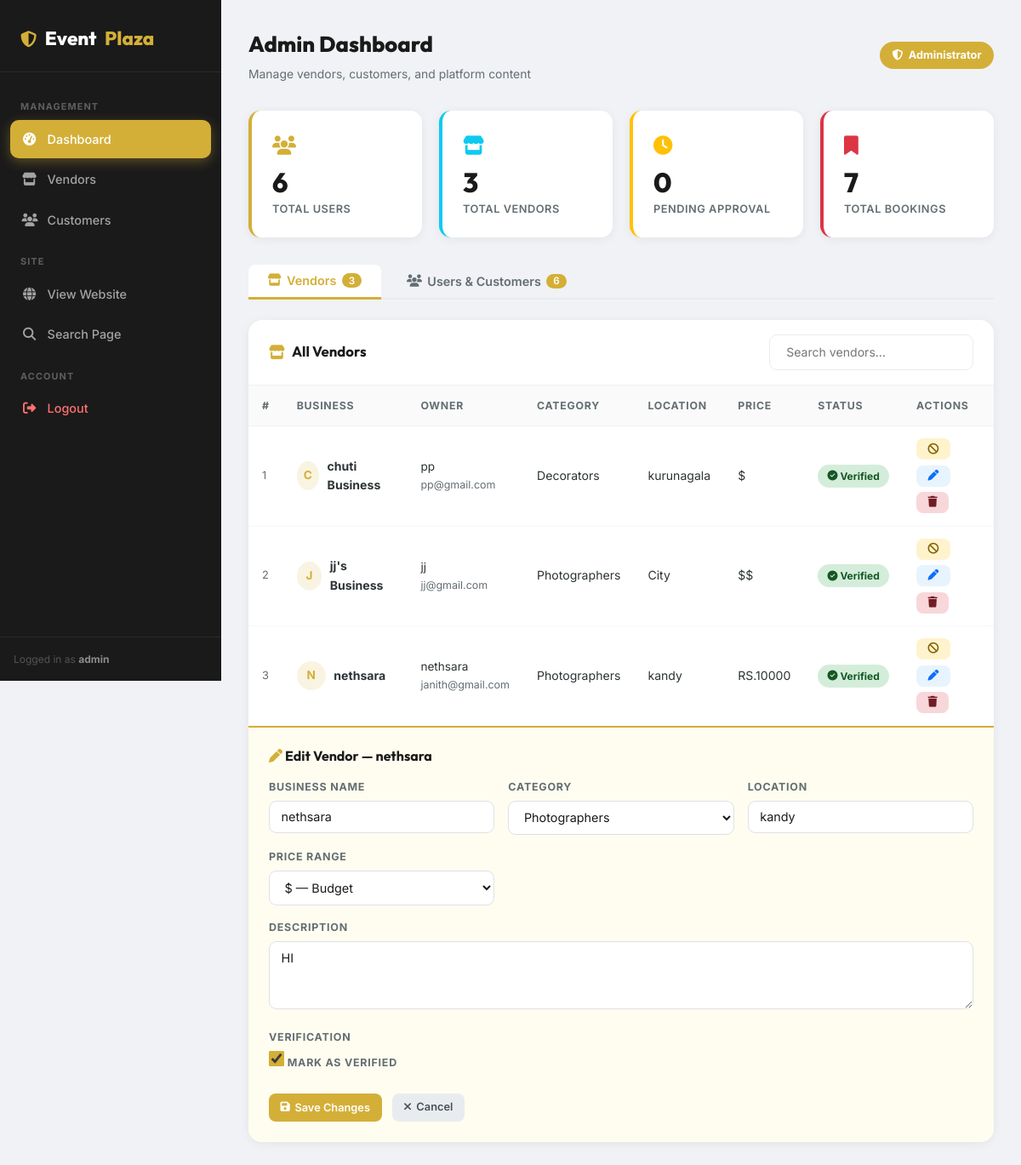
Screenshot of /admin/dashboard.php?edit_vendor=1 (signed in) with the database file from the repository.
### tables this page shows
CREATE TABLE `vendors` (
  `id` int(11) NOT NULL,
  `user_id` int(11) NOT NULL,
  `category_id` int(11) NOT NULL,
  `business_name` varchar(100) NOT NULL,
  `description` text DEFAULT NULL,
  `price_range` varchar(50) DEFAULT NULL,
  `location` varchar(100) DEFAULT NULL,
  `profile_image` varchar(255) DEFAULT NULL,
  `is_verified` tinyint(1) DEFAULT 0,
  `availability_calendar` text DEFAULT NULL,
  `created_at` timestamp NOT NULL DEFAULT current_timestamp(),
  `phone` varchar(30) DEFAULT NULL,
  `website` varchar(255) DEFAULT NULL,
  `facebook` varchar(255) DEFAULT NULL,
  `instagram` varchar(255) DEFAULT NULL,
  `whatsapp` varchar(30) DEFAULT NULL,
  `years_exp` int(11) DEFAULT NULL,
  `events_done` int(11) DEFAULT NULL
);

CREATE TABLE `users` (
  `id` int(11) NOT NULL,
  `username` varchar(50) NOT NULL,
  `email` varchar(100) NOT NULL,
  `password` varchar(255) NOT NULL,
  `role` enum('admin','vendor','customer') NOT NULL,
  `created_at` timestamp NOT NULL DEFAULT current_timestamp()
);

CREATE TABLE `categories` (
  `id` int(11) NOT NULL,
  `name` varchar(100) NOT NULL,
  `image` varchar(255) DEFAULT NULL,
  `description` text DEFAULT NULL
);

### admin/dashboard.php (the view, shortened to what this page needs)
<?php
include '../includes/db.php';
$total_users    = $pdo->query("SELECT COUNT(*) FROM users")->fetchColumn();
$total_vendors  = $pdo->query("SELECT COUNT(*) FROM vendors")->fetchColumn();
$total_bookings = $pdo->query("SELECT COUNT(*) FROM bookings")->fetchColumn();
$pending_count  = $pdo->query("SELECT COUNT(*) FROM vendors WHERE is_verified = 0")->fetchColumn();
$cats = $pdo->query("SELECT * FROM categories ORDER BY name")->fetchAll();
$all_vendors = $pdo->query("
    SELECT v.*, c.name AS cat_name, u.email AS owner_email, u.username AS owner_username
    FROM vendors v
    JOIN categories c ON v.category_id = c.id
    JOIN users u ON v.user_id = u.id
    ORDER BY v.created_at DESC
")->fetchAll();
$all_users = $pdo->query("
    SELECT * FROM users ORDER BY created_at DESC
")->fetchAll();
$edit_vendor_id = isset($_GET['edit_vendor']) ? (int)$_GET['edit_vendor'] : 0;
?>
<!DOCTYPE html>
<html lang="en">
<head>
    <link rel="stylesheet" href="https://cdnjs.cloudflare.com/ajax/libs/font-awesome/6.4.0/css/all.min.css">
    <link rel="stylesheet" href="../assets/css/style.css">
</head>
<body>
<div class="adm-wrap">
    <aside class="adm-sidebar">
        <div class="adm-sidebar-logo">
            <i class="fas fa-shield-alt"></i>
            Event<span>Plaza</span>
        </div>
        <nav class="adm-nav">
            <div class="adm-nav-label">Management</div>
            <a href="dashboard.php" class="active"><i class="fas fa-tachometer-alt"></i> Dashboard</a>
            <a href="#vendors-tab" onclick="switchTab('vendors')"><i class="fas fa-store"></i> Vendors</a>
            <a href="#users-tab" onclick="switchTab('users')"><i class="fas fa-users"></i> Customers</a>
            <div class="adm-nav-label">Site</div>
            <a href="../index.php" target="_blank"><i class="fas fa-globe"></i> View Website</a>
            <a href="../search.php" target="_blank"><i class="fas fa-search"></i> Search Page</a>
            <div class="adm-nav-label">Account</div>
            <a href="../logout.php" class="danger"><i class="fas fa-sign-out-alt"></i> Logout</a>
        </nav>
        <div style="padding:1rem; font-size:.75rem; color:rgba(255,255,255,.25); border-top:1px solid rgba(255,255,255,.07);">
            Logged in as <strong style="color:rgba(255,255,255,.5);"><?= htmlspecialchars($_SESSION['username']) ?></strong>
        </div>
    </aside>
    <main class="adm-main">
        <div class="adm-topbar">
            <div>
                <div class="adm-page-title">Admin Dashboard</div>
                <div class="adm-page-sub">Manage vendors, customers, and platform content</div>
            </div>
            <div class="adm-admin-badge"><i class="fas fa-shield-alt"></i> Administrator</div>
        </div>
        <div class="adm-stats">
            <div class="adm-stat-card">
                <div class="adm-stat-icon"><i class="fas fa-users"></i></div>
                <div class="adm-stat-num"><?= $total_users ?></div>
                <div class="adm-stat-lbl">Total Users</div>
            </div>
            <div class="adm-stat-card info">
                <div class="adm-stat-icon"><i class="fas fa-store"></i></div>
                <div class="adm-stat-num"><?= $total_vendors ?></div>
                <div class="adm-stat-lbl">Total Vendors</div>
            </div>
            <div class="adm-stat-card warn">
                <div class="adm-stat-icon"><i class="fas fa-clock"></i></div>
                <div class="adm-stat-num"><?= $pending_count ?></div>
                <div class="adm-stat-lbl">Pending Approval</div>
            </div>
            <div class="adm-stat-card dang">
                <div class="adm-stat-icon"><i class="fas fa-bookmark"></i></div>
                <div class="adm-stat-num"><?= $total_bookings ?></div>
                <div class="adm-stat-lbl">Total Bookings</div>
            </div>
        </div>
        <div class="adm-tabs" id="adm-tabs">
            <button class="adm-tab active" onclick="switchTab('vendors')" id="tab-vendors">
                <i class="fas fa-store"></i> Vendors
                <span class="adm-tab-count"><?= count($all_vendors) ?></span>
            </button>
            <button class="adm-tab" onclick="switchTab('users')" id="tab-users">
                <i class="fas fa-users"></i> Users & Customers
                <span class="adm-tab-count"><?= count($all_users) ?></span>
            </button>
        </div>
        <div class="adm-panel show" id="panel-vendors">
            <div class="adm-card">
                <div class="adm-card-header">
                    <div class="adm-card-title"><i class="fas fa-store"></i> All Vendors</div>
                    <input type="text" class="adm-table-search" placeholder="Search vendors..." onkeyup="filterTable(this,'vendor-tbody')">
                </div>
                <div class="adm-table-wrap">
                    <table class="adm-table">
                        <thead>
                            <tr>
                                <th>#</th>
                                <th>Business</th>
                                <th>Owner</th>
                                <th>Category</th>
                                <th>Location</th>
                                <th>Price</th>
                                <th>Status</th>
                                <th>Actions</th>
                            </tr>
                        </thead>
                        <tbody id="vendor-tbody">
                        <?php if($all_vendors): ?>
                            <?php foreach($all_vendors as $i => $v): ?>
                                <tr>
                                    <td style="color:var(--text-light);font-size:.8rem;"><?= $i+1 ?></td>
                                    <td>
                                        <div style="display:flex;align-items:center;gap:.6rem;">
                                            <div class="adm-avatar"><?= strtoupper(substr($v['business_name'],0,1)) ?></div>
                                            <strong><?= htmlspecialchars($v['business_name']) ?></strong>
                                        </div>
                                    </td>
                                    <td>
                                        <div style="font-size:.85rem;"><?= htmlspecialchars($v['owner_username']) ?></div>
                                        <div style="font-size:.78rem;color:var(--text-light);"><?= htmlspecialchars($v['owner_email']) ?></div>
                                    </td>
                                    <td><?= htmlspecialchars($v['cat_name']) ?></td>
                                    <td><?= htmlspecialchars($v['location'] ?: '—') ?></td>
                                    <td><?= htmlspecialchars($v['price_range'] ?: '—') ?></td>
                                    <td>
                                        <?php if($v['is_verified']): ?>
                                            <span class="badge-role badge-verified"><i class="fas fa-check-circle"></i>&nbsp;Verified</span>
                                        <?php else: ?>
                                            <span class="badge-role badge-unverified"><i class="fas fa-clock"></i>&nbsp;Pending</span>
                                        <?php endif; ?>
                                    </td>
                                    <td>
                                        <div style="display:flex;gap:.4rem;flex-wrap:wrap;">
                                            <?php if(!$v['is_verified']): ?>
                                                <a href="dashboard.php?approve=<?= $v['id'] ?>" class="adm-btn adm-btn-ok" title="Approve"><i class="fas fa-check"></i></a>
                                            <?php else: ?>
                                                <a href="dashboard.php?reject=<?= $v['id'] ?>" class="adm-btn adm-btn-warn" title="Revoke"><i class="fas fa-ban"></i></a>
                                            <?php endif; ?>
                                            <a href="dashboard.php?edit_vendor=<?= $v['id'] ?>#edit-vendor-<?= $v['id'] ?>" class="adm-btn adm-btn-edit" title="Edit"><i class="fas fa-pen"></i></a>
                                            <a href="dashboard.php?delete_vendor=<?= $v['id'] ?>" class="adm-btn adm-btn-del" title="Delete" onclick="return confirm('Delete vendor &quot;<?= htmlspecialchars($v['business_name'], ENT_QUOTES) ?>&quot;? This cannot be undone.')"><i class="fas fa-trash"></i></a>
                                        </div>
                                    </td>
                                </tr>
                                <?php if($edit_vendor_id === $v['id']): ?>
                                <tr id="edit-vendor-<?= $v['id'] ?>">
                                    <td colspan="8" style="padding:0;">
                                        <div class="adm-edit-form">
                                            <h4 style="font-family:var(--font-heading);font-size:1rem;color:var(--secondary-color);margin-bottom:1rem;">
                                                <i class="fas fa-pen" style="color:var(--primary-color);"></i> Edit Vendor — <?= htmlspecialchars($v['business_name']) ?>
                                            </h4>
                                            <form method="POST" action="dashboard.php">
                                                <div class="adm-form-grid">
                                                    <div class="adm-form-group">
                                                        <label>Business Name</label>
                                                        <input type="text" name="business_name" value="<?= htmlspecialchars($v['business_name']) ?>" required>
                                                    </div>
                                                    <div class="adm-form-group">
                                                        <label>Category</label>
                                                        <select name="category_id">
                                                            <?php foreach($cats as $c): ?>
                                                                <option value="<?= $c['id'] ?>" <?= $c['id']==$v['category_id']?'selected':'' ?>><?= htmlspecialchars($c['name']) ?></option>
                                                            <?php endforeach; ?>
                                                        </select>
                                                    </div>
                                                    <div class="adm-form-group">
                                                        <label>Location</label>
                                                        <input type="text" name="location" value="<?= htmlspecialchars($v['location']) ?>">
                                                    </div>
                                                    <div class="adm-form-group">
                                                        <label>Price Range</label>
                                                        <select name="price_range">
                                                            <option value="$"   <?= $v['price_range']==='$'  ?'selected':'' ?>>$ — Budget</option>
                                                        </select>
                                                    </div>
                                                    <div class="adm-form-group" style="grid-column:1/-1;">
                                                        <label>Description</label>
                                                        <textarea name="description"><?= htmlspecialchars($v['description']) ?></textarea>
                                                    </div>
                                                    <div class="adm-form-group">
                                                        <label>Verification</label>
                                                        <label class="adm-checkbox-row">
                                                            <input type="checkbox" name="is_verified" value="1" <?= $v['is_verified']?'checked':'' ?>>
                                                            Mark as Verified
                                                        </label>
                                                    </div>
                                                </div>
                                                <div class="adm-form-actions">
                                                    <button type="submit" name="update_vendor" class="adm-btn adm-btn-primary"><i class="fas fa-save"></i> Save Changes</button>
                                                    <a href="dashboard.php" class="adm-btn adm-btn-cancel"><i class="fas fa-times"></i> Cancel</a>
                                                </div>
                                            </form>
                                        </div>
                                    </td>
                                </tr>
                                <?php endif; ?>
                            <?php endforeach; ?>
                        <?php else: ?>
                            <tr><td colspan="8"><div class="adm-empty"><i class="fas fa-store-slash"></i>No vendors registered yet.</div></td></tr>
                        <?php endif; ?>
                        </tbody>
                    </table>
                </div>
            </div>
        </div>
    </main>
</div>
</body>
</html>

### assets/css/style.css (style rules this page uses)
:root { --primary-color: #D4AF37; --primary-dark: #B5952F; --secondary-color: #1A1A1A; --accent-color: #E63946; --background-color: #F8F9FA; --surface-color: #FFFFFF; --text-color: #2D3436; --text-light: #636E72; --white: #FFFFFF; --font-heading: 'Outfit', sans-serif; --font-body: 'Inter', sans-serif; --spacing-xs: 0.5rem; --spacing-sm: 1rem; --spacing-md: 2rem; --spacing-lg: 4rem; --spacing-xl: 8rem; --shadow-sm: 0 2px 8px rgba(0, 0, 0, 0.05); --shadow-md: 0 8px 16px rgba(0, 0, 0, 0.1); --shadow-lg: 0 16px 32px rgba(0, 0, 0, 0.15); --radius-sm: 8px; --radius-md: 16px; --radius-lg: 24px; --transition: all 0.3s cubic-bezier(0.25, 0.8, 0.25, 1); }
* { margin: 0; padding: 0; box-sizing: border-box; }
body { font-family: var(--font-body); background-color: var(--background-color); color: var(--text-color); line-height: 1.6; overflow-x: hidden; }
h1, h2, h3, h4, h5, h6 { font-family: var(--font-heading); color: var(--secondary-color); line-height: 1.2; }
a { text-decoration: none; color: inherit; transition: var(--transition); }
table { width: 100%; border-collapse: separate; border-spacing: 0 10px; }
thead th { text-align: left; padding: 1rem; color: var(--text-light); font-weight: 600; border-bottom: 2px solid #f0f0f0; }
tbody tr { background: #fff; box-shadow: 0 2px 5px rgba(0, 0, 0, 0.02); transition: var(--transition); }
tbody td { padding: 1rem; vertical-align: middle; }
tbody td:first-child { border-radius: var(--radius-sm) 0 0 var(--radius-sm); }
tbody td:last-child { border-radius: 0 var(--radius-sm) var(--radius-sm) 0; }

### rows the page displays
vendors: business_name "C", business_name "chuti Business", user.username "pp", user.email "pp@gmail.com", category.name "Decorators", location "kurunagala", price_range "$", is_verified 1 (drawn)
vendors: business_name "J", business_name "jj's Business", user.username "jj", user.email "jj@gmail.com", category.name "Photographers", location "City", price_range "$$", is_verified 1 (drawn)
vendors: business_name "N", business_name "nethsara", user.username "nethsara", user.email "janith@gmail.com", category.name "Photographers", location "kandy", price_range "RS.10000", shows "Verified", category_id "Photographers", description "HI", is_verified "☑"

### other values shown
$_SESSION['username'] "admin"
$total_users "6"
$total_vendors "3"
$pending_count "0"
$total_bookings "7"
count($all_vendors) "3"
count($all_users) "6"
